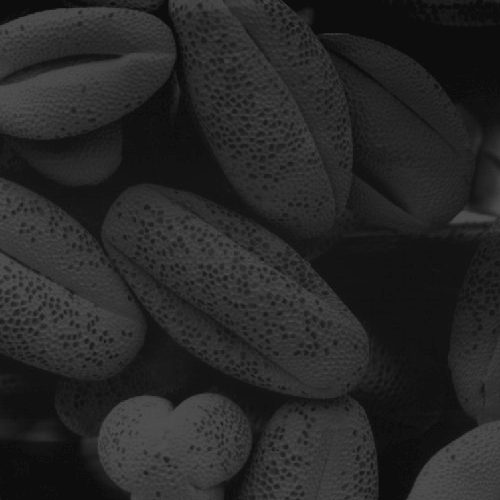
#> input picture shells.tif, 500 x 500 px
$ python Que_05.py
#> lines starting #> are read from the running program, lines starting #| are printed output that depends on the picture
#> further down, f is the input picture: shape (500, 500); min 13, max 83, mean 38.7
import cv2 as cv
import numpy as np
import matplotlib.pyplot as plt

def histogram_equalization(f):

    M, N = f.shape
#> M = 500; N = 500
    L = 256
    t = np.zeros(256, dtype=np.uint8)
    hist, bins = np.histogram(f.ravel(), 256, [0, 256])
#> hist = 256 values, max 17718 at index 13, min 0 at index 0, mean 976.6; bins = 257 values from 0 to 256
    cdf = hist.cumsum()
#> cdf = 256 values from 0 to 250000
    cdf_min = cdf.min()
#> cdf_min = 0
    cdf_max = cdf.max()
#> cdf_max = 250000
    t = np.array([(L-1)/(M*N)*cdf[i] for i in range(256)], dtype=np.uint8)
#> t = 256 values from 0 to 255
    g = t[f]
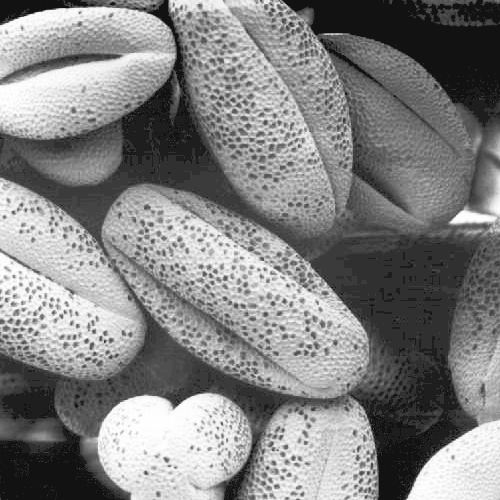
#> g: shape (500, 500); min 18, max 255, mean 130.5
    return g

f = cv.imread('shells.tif', cv.IMREAD_GRAYSCALE)


g = histogram_equalization(f) # Apply histogram equalization

# Display results
fig, ax = plt.subplots(1, 2, figsize=(12, 8))
ax[0].imshow(f, cmap='gray', vmin=0, vmax=255)
ax[0].set_title('Original Image')
ax[0].axis('off')
ax[1].imshow(g, cmap='gray', vmin=0, vmax=255)
ax[1].set_title('Histogram Equalization')
ax[1].axis('off')
plt.show()
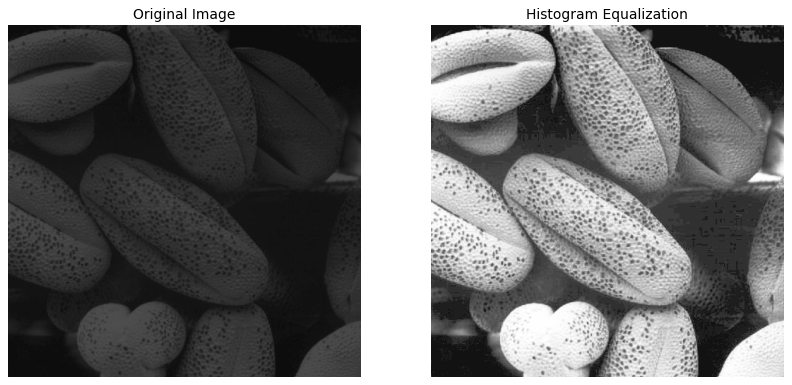
#> figure drawn by matplotlib, 2 panels

hist_original = cv.calcHist([f], [0], None, [256], [0, 256])
#> hist_original has the same summary as hist in histogram_equalization
hist_equalized = cv.calcHist([g], [0], None, [256], [0, 256])
#> hist_equalized = 256 values, max 18320 at index 18, min 0 at index 0, mean 976.6
fig, ax = plt.subplots(1, 2, figsize=(12, 4))

ax[0].plot(hist_original)
ax[0].set_title('Histogram of Original')
ax[0].set_xlabel('Intensity')
ax[0].set_ylabel('Frequency')
ax[1].plot(hist_equalized)
ax[1].set_title('Histogram of Equalized Image')
ax[1].set_xlabel('Intensity')
ax[1].set_ylabel('Frequency')
plt.show()
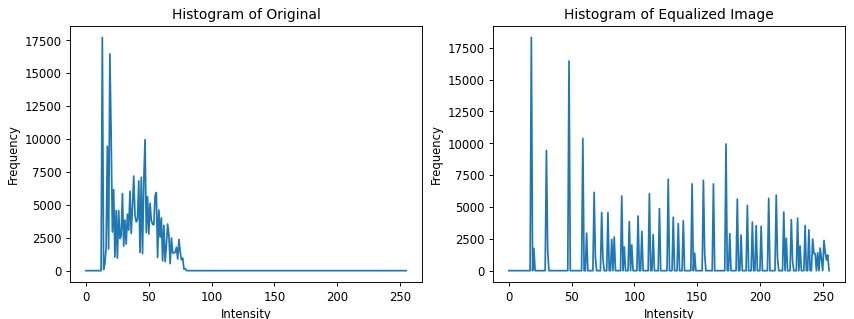
#> figure drawn by matplotlib, 2 panels; panel 1: curve peaks at x = 13, y = 17718; panel 2: curve peaks at x = 18, y = 18320
